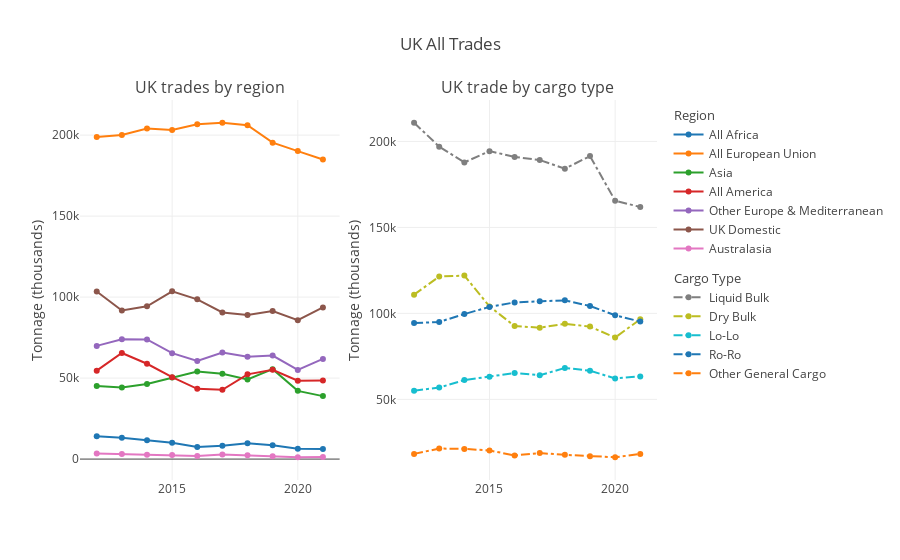

Notebook cell for this chart:
### Markdown cell above
<b>All UK's Sea Trade</b>

In this first section, we want to answer the <b>Sub Question 1 and 2</b> by plotting the data regarding all the sea trades in the UK (Import, Export and Domestic). We divided the information into two charts. First one is the chart with all cargoes divided by region of origins and destinations. The second one is divided by type of cargoes.

### Code cell
#We group the trade data by region of origins and destinations
df_region = df.groupby(['Year', 'Region']).sum()
df_region = df_region.reset_index()

#Then we group the trade data by Cargo Type
df_bycargo = df.groupby(['Year', 'Cargo Group']).sum()
df_bycargo = df_bycargo.reset_index()

#We make two subplots for those two data frame groups
regions = list(df.Region.unique())
cargo_types = list(df['Cargo Group'].unique())
fig_1 = make_subplots(rows=1, cols=2, subplot_titles=['UK trades by region', 'UK trade by cargo type'])

#We use for loop to add lines for every region/cargo type to the plot
for region in regions:
    df_story_1 = df_region.loc[df_region['Region'] == region]
    x1 = df_story_1['Year']
    y1 = df_story_1['Tonnage (thousands)']
    fig_1.append_trace(go.Scatter(x=x1, y=y1, name=region,
    legendgroup= 'Group1',
    legendgrouptitle_text = 'Region'), 
    row=1, col=1)
    

for cargo_type in cargo_types:
    df_story_2 = df_bycargo.loc[df_bycargo['Cargo Group'] == cargo_type]
    x1 = df_story_2['Year']
    y1 = df_story_2['Tonnage (thousands)']
    fig_1.append_trace(go.Scatter(x=x1, y=y1, name=cargo_type,
    line=dict(dash='dashdot'),
    legendgroup= 'Group2',
    legendgrouptitle_text = 'Cargo Type'),  
    row=1, col=2)

fig_1.update_yaxes(title_text='Tonnage (thousands)', row=1, col=1)
fig_1.update_yaxes(title_text='Tonnage (thousands)', row=1, col=2)
fig_1.update_layout(title='UK All Trades', template='none')
fig_1.show()

### Figure 1 — Plotly figure (JSON) as saved in the notebook; plotly's stock layout.template omitted (floating-point values rounded to 4 significant figures)
{"data": [{"legendgroup": "Group1", "legendgrouptitle": {"text": "Region"}, "name": "All Africa", "type": "scatter", "x": [2012, 2013, 2014, 2015, 2016, 2017, 2018, 2019, 2020, 2021], "xaxis": "x", "y": [14124, 13200, 11648, 10126, 7483, 8307, 9723, 8506, 6452, 6223.0], "yaxis": "y"}, {"legendgroup": "Group1", "legendgrouptitle": {"text": "Region"}, "name": "All European Union", "type": "scatter", "x": [2012, 2013, 2014, 2015, 2016, 2017, 2018, 2019, 2020, 2021], "xaxis": "x", "y": [198803, 200027, 204119, 203193, 206755, 207632, 206159, 195335, 190117, 185000.0], "yaxis": "y"}, {"legendgroup": "Group1", "legendgrouptitle": {"text": "Region"}, "name": "Asia", "type": "scatter", "x": [2012, 2013, 2014, 2015, 2016, 2017, 2018, 2019, 2020, 2021], "xaxis": "x", "y": [45115, 44138, 46401, 50295, 54030, 52727, 49148, 55512, 42110, 38870.0], "yaxis": "y"}, {"legendgroup": "Group1", "legendgrouptitle": {"text": "Region"}, "name": "All America", "type": "scatter", "x": [2012, 2013, 2014, 2015, 2016, 2017, 2018, 2019, 2020, 2021], "xaxis": "x", "y": [54571, 65482, 58856, 50579, 43397, 42760, 52323, 55128, 48397, 48460.0], "yaxis": "y"}, {"legendgroup": "Group1", "legendgrouptitle": {"text": "Region"}, "name": "Other Europe & Mediterranean", "type": "scatter", "x": [2012, 2013, 2014, 2015, 2016, 2017, 2018, 2019, 2020, 2021], "xaxis": "x", "y": [69886, 73973, 73832, 65390, 60541, 65841, 63185, 63908, 55030, 61830.0], "yaxis": "y"}, {"legendgroup": "Group1", "legendgrouptitle": {"text": "Region"}, "name": "UK Domestic", "type": "scatter", "x": [2012, 2013, 2014, 2015, 2016, 2017, 2018, 2019, 2020, 2021], "xaxis": "x", "y": [103436, 91755, 94338, 103589, 98615, 90530, 88903, 91387, 85728, 93620.0], "yaxis": "y"}, {"legendgroup": "Group1", "legendgrouptitle": {"text": "Region"}, "name": "Australasia", "type": "scatter", "x": [2012, 2013, 2014, 2015, 2016, 2017, 2018, 2019, 2020, 2021], "xaxis": "x", "y": [3481, 3113, 2625, 2547, 1878, 2841, 2323, 1784, 1134, 1236.0], "yaxis": "y"}, {"legendgroup": "Group2", "legendgrouptitle": {"text": "Cargo Type"}, "line": {"dash": "dashdot"}, "name": "Liquid Bulk", "type": "scatter", "x": [2012, 2013, 2014, 2015, 2016, 2017, 2018, 2019, 2020, 2021], "xaxis": "x2", "y": [210858, 196974, 187795, 194356, 190991, 189144, 184166, 191451, 165555, 161800.0], "yaxis": "y2"}, {"legendgroup": "Group2", "legendgrouptitle": {"text": "Cargo Type"}, "line": {"dash": "dashdot"}, "name": "Dry Bulk", "type": "scatter", "x": [2012, 2013, 2014, 2015, 2016, 2017, 2018, 2019, 2020, 2021], "xaxis": "x2", "y": [110878, 121412, 121987, 104072, 92618, 91685, 93974, 92311, 85970, 96520.0], "yaxis": "y2"}, {"legendgroup": "Group2", "legendgrouptitle": {"text": "Cargo Type"}, "line": {"dash": "dashdot"}, "name": "Lo-Lo", "type": "scatter", "x": [2012, 2013, 2014, 2015, 2016, 2017, 2018, 2019, 2020, 2021], "xaxis": "x2", "y": [55038, 56862, 61231, 63203, 65318, 64015, 68273, 66667, 62141, 63360.0], "yaxis": "y2"}, {"legendgroup": "Group2", "legendgrouptitle": {"text": "Cargo Type"}, "line": {"dash": "dashdot"}, "name": "Ro-Ro", "type": "scatter", "x": [2012, 2013, 2014, 2015, 2016, 2017, 2018, 2019, 2020, 2021], "xaxis": "x2", "y": [94339, 95047, 99605, 103774, 106386, 107025, 107577, 104274, 98960, 95230.0], "yaxis": "y2"}, {"legendgroup": "Group2", "legendgrouptitle": {"text": "Cargo Type"}, "line": {"dash": "dashdot"}, "name": "Other General Cargo", "type": "scatter", "x": [2012, 2013, 2014, 2015, 2016, 2017, 2018, 2019, 2020, 2021], "xaxis": "x2", "y": [18303, 21393, 21201, 20314, 17386, 18769, 17774, 16857, 16342, 18250.0], "yaxis": "y2"}], "layout": {"annotations": [{"font": {"size": 16}, "showarrow": false, "text": "UK trades by region", "x": 0.225, "xanchor": "center", "xref": "paper", "y": 1, "yanchor": "bottom", "yref": "paper"}, {"font": {"size": 16}, "showarrow": false, "text": "UK trade by cargo type", "x": 0.775, "xanchor": "center", "xref": "paper", "y": 1, "yanchor": "bottom", "yref": "paper"}], "title": {"text": "UK All Trades"}, "xaxis": {"anchor": "y", "domain": [0, 0.45]}, "xaxis2": {"anchor": "y2", "domain": [0.55, 1]}, "yaxis": {"anchor": "x", "domain": [0, 1], "title": {"text": "Tonnage (thousands)"}}, "yaxis2": {"anchor": "x2", "domain": [0, 1], "title": {"text": "Tonnage (thousands)"}}}}
